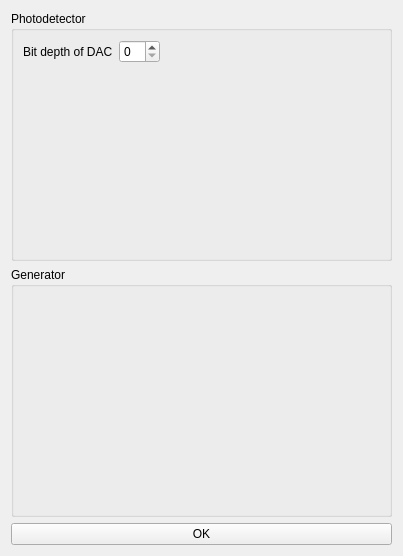
<?xml version="1.0" encoding="UTF-8"?>
<ui version="4.0">
 <class>SettingsWindow</class>
 <widget class="QWidget" name="SettingsWindow">
  <property name="geometry">
   <rect>
    <x>0</x>
    <y>0</y>
    <width>403</width>
    <height>552</height>
   </rect>
  </property>
  <property name="windowTitle">
   <string>Settings</string>
  </property>
  <layout class="QGridLayout" name="gridLayout_2">
   <item row="2" column="0">
    <widget class="QGroupBox" name="photoDetectorGroup">
     <property name="minimumSize">
      <size>
       <width>370</width>
       <height>250</height>
      </size>
     </property>
     <property name="title">
      <string>Photodetector</string>
     </property>
     <layout class="QGridLayout" name="gridLayout_5">
      <item row="0" column="0">
       <layout class="QGridLayout" name="gridLayout">
        <item row="0" column="0">
         <widget class="QLabel" name="label">
          <property name="text">
           <string>Bit depth of DAC</string>
          </property>
         </widget>
        </item>
        <item row="0" column="2">
         <spacer name="horizontalSpacer">
          <property name="orientation">
           <enum>Qt::Horizontal</enum>
          </property>
          <property name="sizeHint" stdset="0">
           <size>
            <width>40</width>
            <height>20</height>
           </size>
          </property>
         </spacer>
        </item>
        <item row="0" column="1">
         <widget class="QSpinBox" name="bitDepthBox"/>
        </item>
        <item row="1" column="1">
         <spacer name="verticalSpacer">
          <property name="orientation">
           <enum>Qt::Vertical</enum>
          </property>
          <property name="sizeHint" stdset="0">
           <size>
            <width>20</width>
            <height>40</height>
           </size>
          </property>
         </spacer>
        </item>
       </layout>
      </item>
     </layout>
    </widget>
   </item>
   <item row="3" column="0">
    <widget class="QGroupBox" name="groupBox_2">
     <property name="minimumSize">
      <size>
       <width>0</width>
       <height>250</height>
      </size>
     </property>
     <property name="title">
      <string>Generator</string>
     </property>
     <layout class="QGridLayout" name="gridLayout_4">
      <item row="0" column="0">
       <layout class="QGridLayout" name="gridLayout_3"/>
      </item>
     </layout>
    </widget>
   </item>
   <item row="4" column="0">
    <widget class="QPushButton" name="okButton">
     <property name="text">
      <string>OK</string>
     </property>
    </widget>
   </item>
  </layout>
 </widget>
 <resources/>
 <connections/>
</ui>
